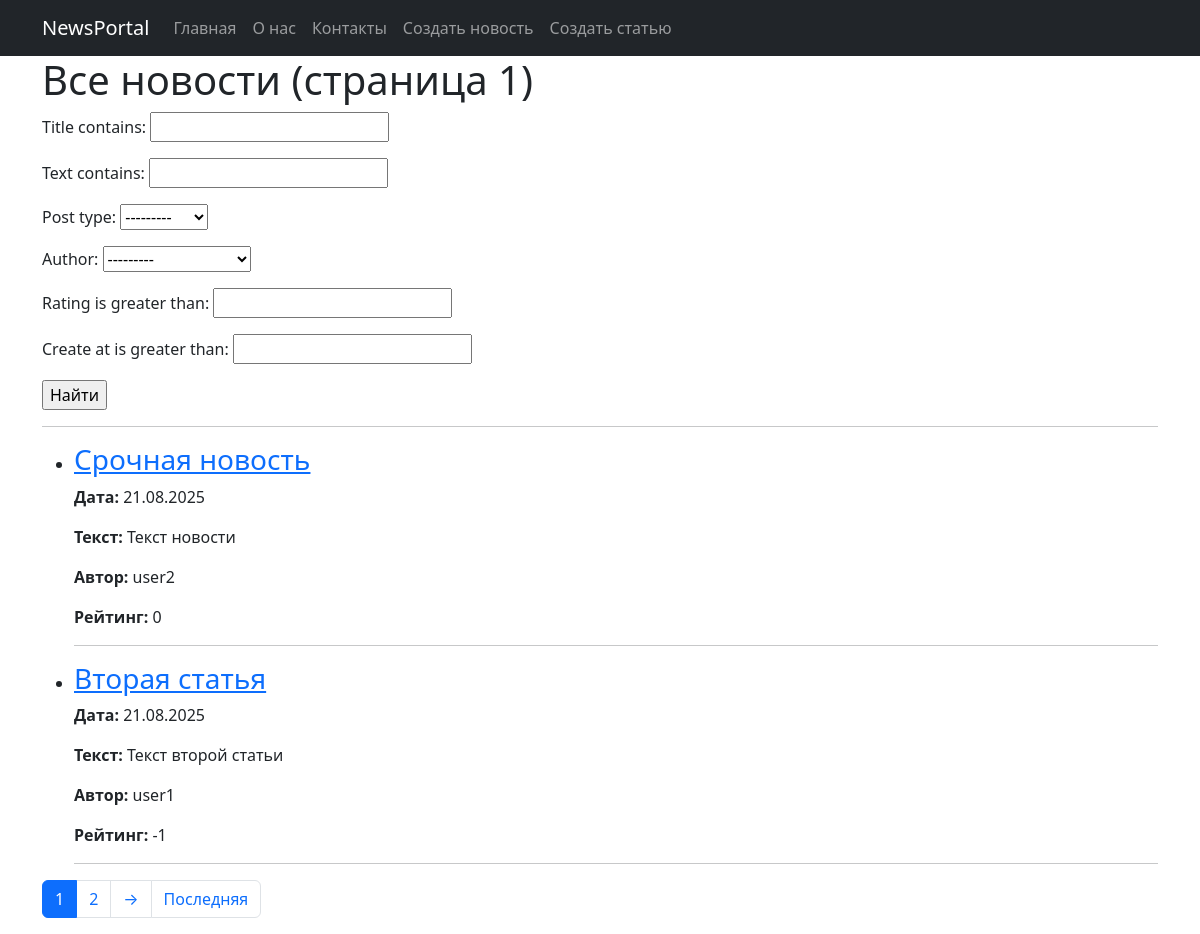
Before: / with the older database file.
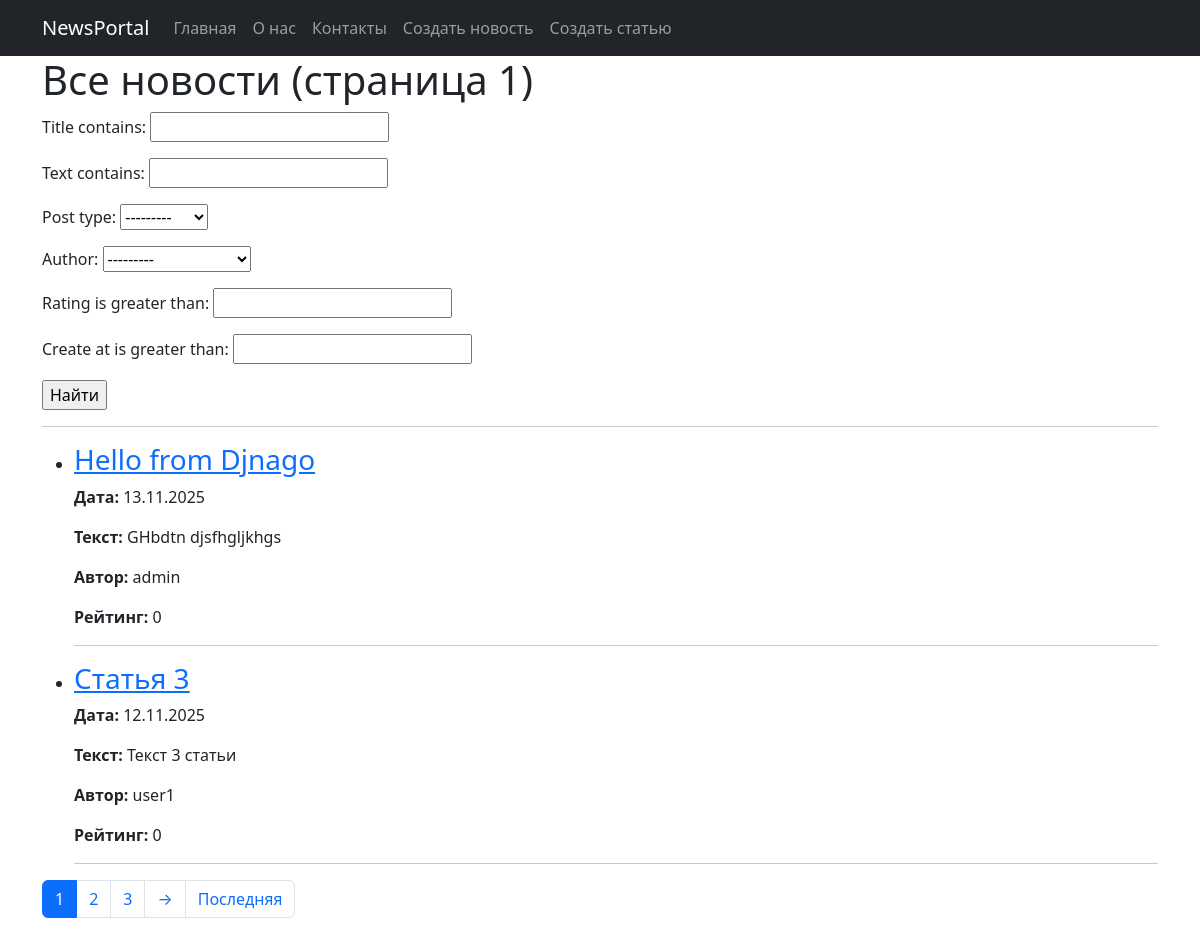
After: the same page with the newer database file.
### news/models.py (models this page shows, shortened)
class Post(models.Model):
    ARTICLE = 'AR'
    NEWS = 'NW'
    POST_TYPES = [
        (ARTICLE, 'Статья'),
        (NEWS, 'Новость')
    ]
    author = models.ForeignKey(Author, on_delete=models.CASCADE)
    post_type = models.CharField(max_length=2, choices=POST_TYPES, default=ARTICLE)
    create_at = models.DateTimeField(auto_now_add=True)
    categories = models.ManyToManyField('Category', through='PostCategory')
    title = models.CharField(max_length= 255)
    text = models.TextField()
    rating = models.IntegerField(default=0)

class Author(models.Model):
    user = models.OneToOneField(User, on_delete=models.CASCADE)
    rating = models.IntegerField(default=0)

### news/views.py (the view)
# urls.py: path('', NewsList.as_view(), name='home'),
class NewsList(ListView):
    model = Post
    ordering = '-create_at'
    template_name = 'news_list.html'
    context_object_name = 'posts'
    paginate_by = 2
    def get_queryset(self):
        queryset = super().get_queryset()
        self.filterset = PostFilter(self.request.GET, queryset)
        return self.filterset.qs
    def get_context_data(self, **kwargs):
        context = super().get_context_data(**kwargs)
        context['filterset'] = self.filterset
        return context

### news/templatetags/custom_filters.py (called while the page is built)
@register.filter
def censor(value):
    if not isinstance(value, str):
        return value
    words = value.split()
    censored_text = []
    for word in words:
        if word.lower() in [w.lower() for w in CENSORED_WORDS]:
            if len(word) > 1:
                censored_word = word[0] + '*' * (len(word) - 1)
            else:
                censored_word = '*'
            censored_text.append(censored_word)
        else:
            censored_text.append(word)
    return ' '.join(censored_text)

### news/templatetags/custom_tags.py (called while the page is built)
@register.simple_tag(takes_context=True)
def url_replace(context, **kwargs):
   d = context['request'].GET.copy()
   for k, v in kwargs.items():
       d[k] = v
   return d.urlencode()

### templates/news_list.html (shortened to what this page needs)
{% extends 'flatpages/default.html' %}
{% load custom_filters %}
{% load custom_tags %}
{% block content %}
   <h1>Все новости (страница {{ page_obj.number }})</h1>
    <form action="" method="get">
        {{ filterset.form.as_p }}
        <input type="submit" value="Найти"/>
    </form>
   <hr>
   {% if page_obj %}
       <ul>
           {% for post in page_obj %}
           <li>
               <h3><a href="/news/{{ post.id }}">{{ post.title|censor }}</a></h3>
               <p><strong>Дата:</strong> {{ post.create_at|date:"d.m.Y" }}</p>
               <p><strong>Текст:</strong> {{ post.text|truncatechars:20|censor }}</p>
               <p><strong>Автор:</strong> {{ post.author.user.username }}</p>
               <p><strong>Рейтинг:</strong> {{ post.rating }}</p>
               <hr>
           </li>
           {% endfor %}
       </ul>
   {% else %}
       <h2>Новостей нет!</h2>
   {% endif %}
{% if page_obj.has_other_pages %}
<nav aria-label="Page navigation">
    <ul class="pagination">
        {% for num in page_obj.paginator.page_range %}
            {% if page_obj.number == num %}
                <li class="page-item active">
                    <span class="page-link">{{ num }}</span>
                </li>
            {% elif num > page_obj.number|add:'-3' and num < page_obj.number|add:'3' %}
                <li class="page-item">
                    <a class="page-link" href="?{% url_replace page=num %}">{{ num }}</a>
                </li>
            {% endif %}
        {% endfor %}
        {% if page_obj.has_next %}
            <li class="page-item">
                <a class="page-link" href="?{% url_replace page=page_obj.next_page_number %}">→</a>
            </li>
            <li class="page-item">
                <a class="page-link" href="?{% url_replace page=page_obj.paginator.num_pages %}">Последняя</a>
            </li>
        {% endif %}
    </ul>
</nav>
{% endif %}
{% endblock content %}

### templates/flatpages/default.html (shortened to what this page needs)
<!DOCTYPE html>
<html lang="en">
    <head>
         {% load static %}
        <link href="{% static 'css/styles.css' %}" rel="stylesheet" />
    </head>
    <body>
        <nav class="navbar navbar-expand-lg navbar-dark bg-dark static-top">
            <div class="container">
                <a class="navbar-brand" href="{% url 'news_list' %}">NewsPortal</a>
                <div class="collapse navbar-collapse" id="navbarResponsive">
                    <ul class="navbar-nav mr-auto">
                        <li class="nav-item">
                            <a class="nav-link" href="{% url 'news_list' %}">Главная</a>
                        </li>
                        <li class="nav-item">
                            <a class="nav-link" href="/about/">О нас</a>
                        </li>
                        <li class="nav-item">
                            <a class="nav-link" href="/contacts/">Контакты</a>
                        <li class="nav-item">
                            <a class="nav-link" href="{% url 'news_create' %}">Создать новость</a>
                        </li>
                        <li class="nav-item">
                            <a class="nav-link" href="{% url 'article_create' %}">Создать статью</a>
                        </li>
                    </ul>
                </div>
            </div>
        </nav>
        <div class="container">
            <div class="row">
                <div class="col-lg-12">
                    {% block content %}
                    {% endblock content %}
                </div>
            </div>
        </div>
    </body>
</html>

Changed rows visible on the page:
no longer on this page (row unchanged): Post: title|censor "Срочная новость", create_at "21.08.2025", text|censor "Текст новости", author.user.username "user2", rating "0"
no longer on this page (row unchanged): Post: title|censor "Вторая статья", create_at "21.08.2025", text|censor "Текст второй статьи", author.user.username "user1", rating "-1"
added Post: title|censor "Hello from Djnago", create_at "13.11.2025", text|censor "GHbdtn djsfhgljkhgs", author.user.username "admin", rating "0"
added Post: title|censor "Статья 3", create_at "12.11.2025", text|censor "Текст 3 статьи", author.user.username "user1", rating "0"
Other visible differences:
new list line: "3"
